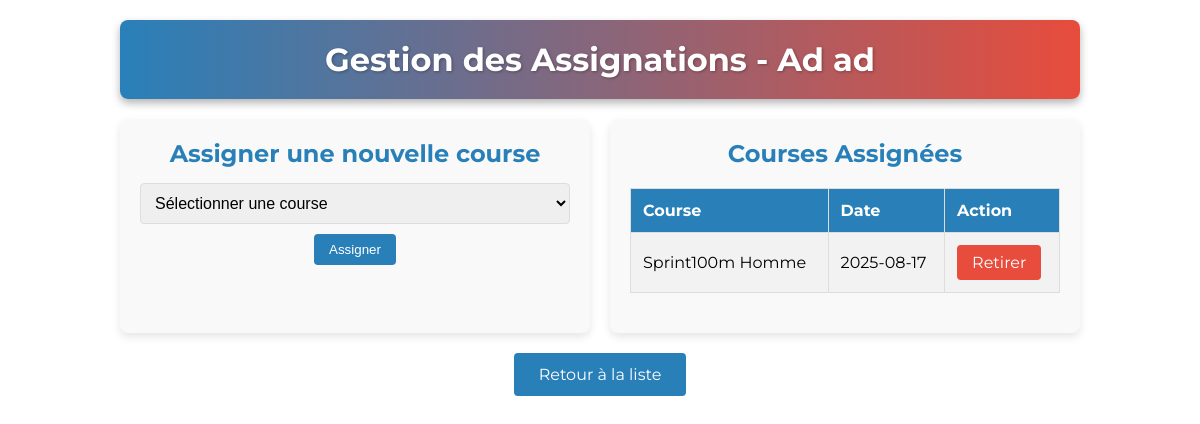
Screenshot of /sprint_meetNV/admin/gerer_assignations.php?id=6 (signed in) with the database file from the repository.
### tables this page shows
CREATE TABLE users (
  id int NOT NULL,
  nom varchar(100) NOT NULL,
  prenom varchar(100) NOT NULL,
  email varchar(100) NOT NULL,
  mot_de_passe varchar(255) NOT NULL,
  role enum('admin','arbitre','athlete') NOT NULL DEFAULT 'athlete',
  profil enum('individuel','equipe') DEFAULT 'individuel',
  sexe enum('homme','femme') DEFAULT 'homme',
  pays varchar(100) DEFAULT NULL,
  age int DEFAULT NULL,
  club varchar(100) DEFAULT NULL,
  discipline varchar(50) DEFAULT NULL,
  discipline_equipe varchar(50) DEFAULT NULL,
  record_officiel varchar(20) DEFAULT NULL,
  fichier_record varchar(255) DEFAULT NULL,
  diplome varchar(255) DEFAULT NULL,
  piece_identite varchar(255) DEFAULT NULL,
  identifiant varchar(100) DEFAULT NULL,
  fichier_certif varchar(255) DEFAULT NULL,
  date_creation timestamp NOT NULL DEFAULT CURRENT_TIMESTAMP
);

CREATE TABLE courses (
  id int NOT NULL,
  nom varchar(100) NOT NULL,
  course_type enum('Sprint100m','Sprint200m','Sprint400m','Haies100m','Haies110m','Haies400m','Relais4x100m','Relais4x400m','Autre') NOT NULL,
  round_type enum('Series','DemiFinale','Finale') NOT NULL,
  date_course date NOT NULL,
  statut_inscription enum('ouvert','ferme') DEFAULT 'ouvert'
);

### sprint_meetNV/admin/gerer_assignations.php (the view, shortened to what this page needs)
<?php
require_once '../includes/db_connect.php';
$arbitre_id = $_GET['id'];
$sql = "SELECT nom, prenom FROM users WHERE id = $arbitre_id AND role = 'arbitre'";
$result = mysqli_query($conn, $sql);
$arbitre = mysqli_fetch_assoc($result);
$sql = "SELECT c.* FROM courses c
        INNER JOIN arbitrage a ON c.id = a.course_id
        WHERE a.arbitre_id = $arbitre_id";
$result_assignees = mysqli_query($conn, $sql);
$courses_assignees = mysqli_fetch_all($result_assignees, MYSQLI_ASSOC);
?>
<!DOCTYPE html>
<html lang="fr">
<head>
</head>
<body>
    <header>
        <h1>Gestion des Assignations - <?php echo htmlspecialchars($arbitre['prenom'] . ' ' . $arbitre['nom']); ?></h1>
    </header>
    <div class="container">
        <div class="section">
            <h2>Assigner une nouvelle course</h2>
            <form method="POST">
                <select name="course_id" required>
                    <option value="">Sélectionner une course</option>
                </select>
                <button type="submit" name="assigner" class="btn btn-assign">Assigner</button>
            </form>
        </div>
        <div class="section">
            <h2>Courses Assignées</h2>
            <table class="courses-table">
                <tr>
                    <th>Course</th>
                    <th>Date</th>
                    <th>Action</th>
                </tr>
                <?php foreach ($courses_assignees as $course): ?>
                    <tr>
                        <td><?php echo htmlspecialchars($course['nom']); ?></td>
                        <td><?php echo htmlspecialchars($course['date_course']); ?></td>
                        <td>
                            <a href="?id=<?php echo $arbitre_id; ?>&retirer=<?php echo $course['id']; ?>"
                               class="btn btn-remove"
                               onclick="return confirm('Confirmer le retrait ?')">
                                Retirer
                            </a>
                        </td>
                    </tr>
                <?php endforeach; ?>
            </table>
        </div>
    </div>
    <a href="arbitres.php" class="btn btn-retour">Retour à la liste</a>
</body>
</html>

### sprint_meetNV/admin/gerer_assignations.php (style rules this page uses)
:root { --primary-blue: #2980b9; --secondary-red: #e74c3c; --white: #fff; --black: #000; }
* { margin: 0; padding: 0; box-sizing: border-box; }
body { font-family: 'Montserrat', sans-serif; background: var(--white); color: var(--black); text-align: center; min-height: 100vh; padding: 20px; max-width: 1000px; margin: 0 auto; }
header { background: linear-gradient(90deg, var(--primary-blue), var(--secondary-red)); padding: 20px; border-radius: 8px; margin-bottom: 20px; box-shadow: 0 4px 8px rgba(0,0,0,0.3); color: var(--white); }
h1 { font-size: 2rem; text-shadow: 1px 1px 3px rgba(0,0,0,0.3); }
.container { display: flex; gap: 20px; flex-wrap: wrap; }
.section { flex: 1; background: #f9f9f9; padding: 20px; border-radius: 8px; box-shadow: 0 4px 8px rgba(0,0,0,0.1); min-width: 300px; }
.section h2 { color: var(--primary-blue); margin-bottom: 15px; }
.courses-table { width: 100%; border-collapse: collapse; margin: 20px 0; }
.courses-table th, .courses-table td { padding: 12px; text-align: left; border: 1px solid #ddd; }
.courses-table th { background-color: var(--primary-blue); color: var(--white); }
.courses-table tr:nth-child(even) { background-color: #f2f2f2; }
select { width: 100%; padding: 10px; border: 1px solid #ddd; border-radius: 4px; font-size: 1rem; margin-bottom: 10px; }
.btn { padding: 8px 15px; border-radius: 4px; color: var(--white); text-decoration: none; transition: background-color 0.3s ease, transform 0.3s ease; display: inline-block; }
.btn-assign { background: var(--primary-blue); border: none; }
.btn-remove { background: var(--secondary-red); }
.btn-retour { background: var(--primary-blue); padding: 12px 25px; margin-top: 20px; }

### rows the page displays
users: prenom+nom "Ad ad"
courses: nom "Sprint100m Homme", date_course "2025-08-17"
